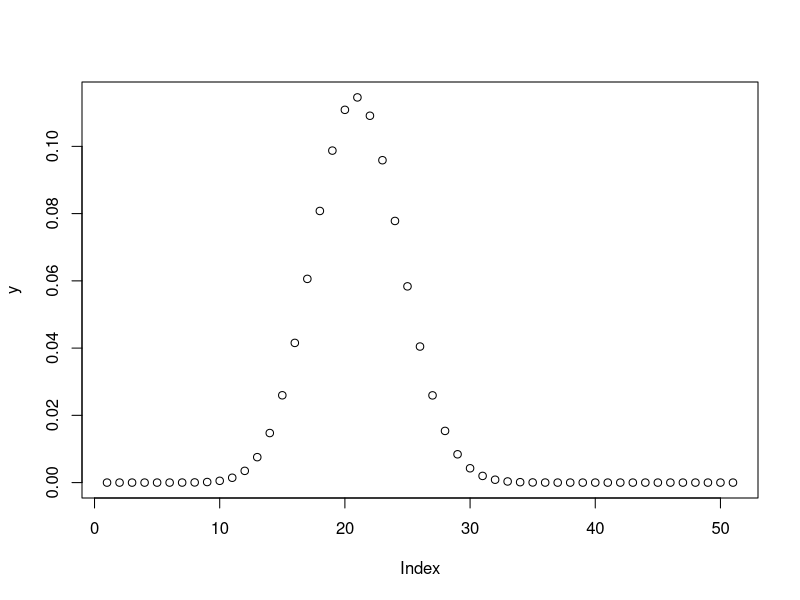

This chart was generated by the following R code: (Note: this script raises an error after producing the figure.)
y = dbinom(0:50,50,0.4)
plot(y)

# binomial esimation
x = rbinom(1000, 1, 0.6)
x
mean(x)

# uniform esimation
x = runif(100, 0, 3)
x
2*mean(x)
max(x)


# normal esimation
x = rnorm(100,2,3)
x
mean(x)
sd(x)

# poisol esimation
x = rpois(100,2,3)
x

# interval esimation
m = 4
sigma = 3
n = 100
x = rnorm(n, m, sigma)
alpha = 0.05
# a = z_(a/2)
a = qnorm(1-(alpha/2), mean=0, sd=1)
u = mean(x) - ((a*sigma)/sqrt(n))
v = mean(x) + ((a*sigma)/sqrt(n))
u
v